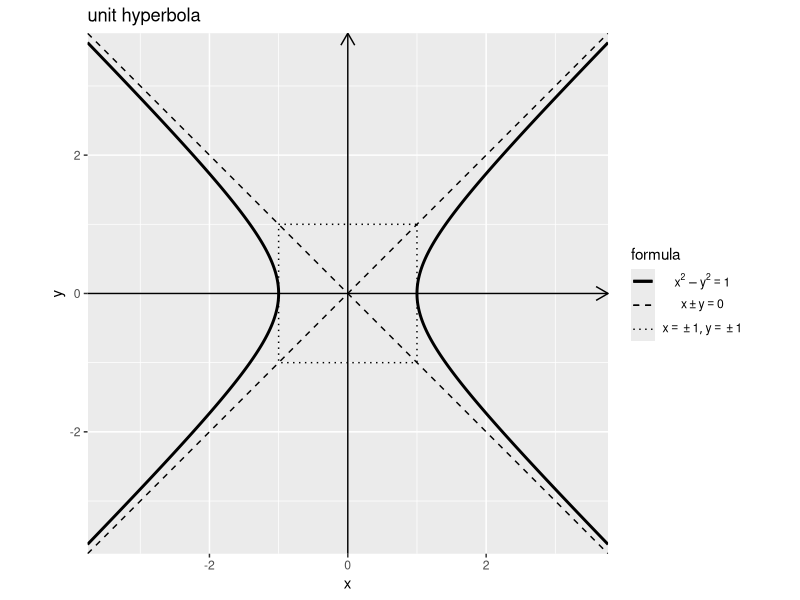
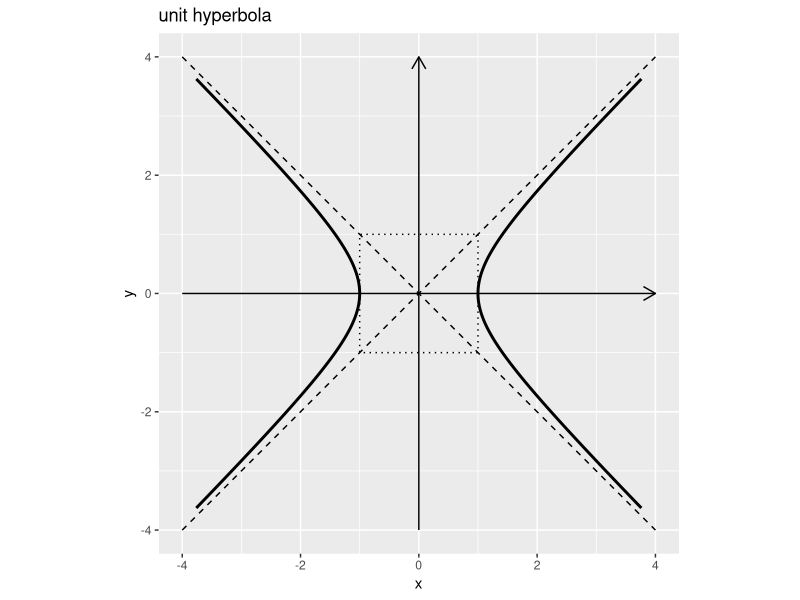
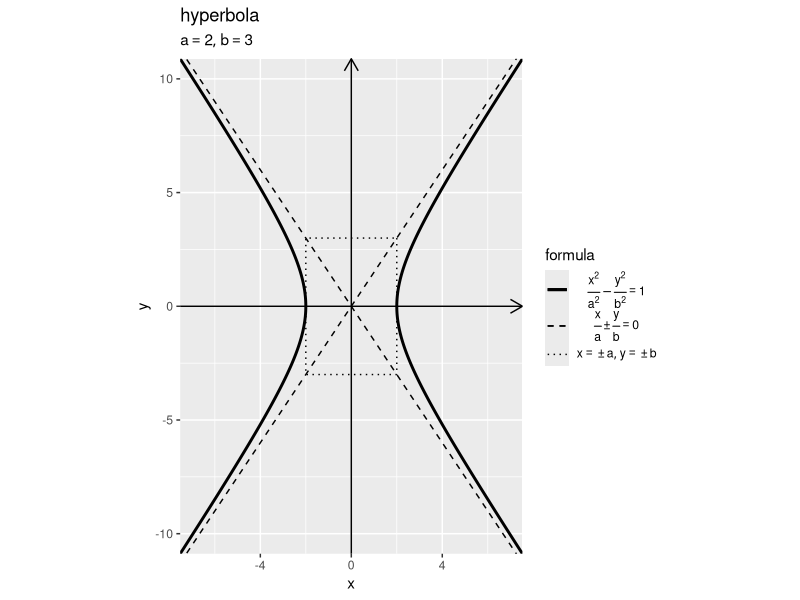

The R source for these figures, in order:
## ---- chunk 1
knitr::opts_chunk$set(
  echo = TRUE, 
  message = FALSE, error = FALSE, warning = FALSE # メッセージを非表示
)
## ---- chunk 2
###資料作成用:(チェック用)

library(ggplot2)
## ---- chunk 3
# 双曲線の描画用
hyperbola_df <- tibble::tibble(
  theta = seq(from = -2, to = 2, by = 0.002), # 範囲を指定
  x = cosh(theta), 
  y = sinh(theta)
)
hyperbola_df
## ---- chunk 4
# 軸の最大値を設定
axis_max <- max(hyperbola_df[["x"]])
axis_max
## ---- chunk 5
# 漸近線の描画用
asymptote_df <- tibble::tibble(
  x = seq(from = -axis_max, to = axis_max, length.out = 100), 
  y = x
)
asymptote_df
## ---- chunk 6
# 正方形グリッドの描画用
square_df <- tibble::tibble(
  x = c(1, 1, -1, -1, 1), 
  y = c(1, -1, -1, 1, 1)
)
square_df
## ---- chunk 7
# 単位双曲線を作図
ggplot() + 
  geom_segment(mapping = aes(x = -axis_max, y = 0, xend = axis_max, yend = 0), 
               arrow = arrow(length = unit(10, units = "pt"))) + # x軸線
  geom_segment(mapping = aes(x = 0, y = -axis_max, xend = 0, yend = axis_max), 
               arrow = arrow(length = unit(10, units = "pt"))) + # y軸線
  geom_path(data = square_df, 
            mapping = aes(x = x, y = y, linetype = "grid")) + # 正方形グリッド
  geom_line(data = asymptote_df, 
            mapping = aes(x = x, y = y, linetype = "asymptote")) + # 漸近線(正の傾き)
  geom_line(data = asymptote_df, 
            mapping = aes(x = x, y = -y, linetype = "asymptote")) + # 漸近線(負の傾き)
  geom_path(data = hyperbola_df, 
            mapping = aes(x = x, y = y, linetype = "hyperbola"), 
            size = 1) + # 双曲線(第1,2象限)
  geom_path(data = hyperbola_df, 
            mapping = aes(x = -x, y = y, linetype = "hyperbola"), 
            size = 1) + # 双曲線(第3,4象限)
  scale_linetype_manual(breaks = c("hyperbola", "asymptote", "grid"), 
                        values = c("solid", "dashed", "dotted"), 
                        labels = c(expression(x^2 - y^2 == 1), 
                                   expression(x %+-% y == 0), 
                                   expression(list(x == {} %+-% 1, y == {} %+-% 1))), 
                        name = "formula") + # 線の種類:(凡例表示用)
  guides(linetype = guide_legend(override.aes = list(size = c(0.5, 0.5, 0.5), 
                                                     linetype = c("solid", "dashed", "dotted")))) + # 凡例の体裁:(凡例表示用)
  theme(legend.text.align = 0.5) + # 凡例の体裁:(凡例表示用)
  coord_fixed(ratio = 1, 
              xlim = c(-axis_max, axis_max), ylim = c(-axis_max, axis_max), expand = FALSE) + # 表示範囲
  labs(title = "unit hyperbola", 
       x = "x", y = "y")
## ---- chunk 8
# 作図用の変数の値を指定
theta_vec <- seq(from = -2, to = 2, by = 0.002)

# 双曲線の描画用
hyperbola_df <- tibble::tibble(
  t = theta_vec, 
  sinh_t = sinh(theta_vec), 
  cosh_t_plus = cosh(theta_vec),  # 第1,2象限
  cosh_t_minus = -cosh(theta_vec) # 第3,4象限
) |> 
  tidyr::pivot_longer(
    cols = c(cosh_t_plus, cosh_t_minus), 
    names_to = "sign", # 符号
    names_prefix = "cosh_t_", 
    values_to = "cosh_t"
  ) # 列をまとめる
hyperbola_df
## ---- chunk 9
# 双曲線の描画用
hyperbola_df <- tibble::tibble(
  t = c(theta_vec, theta_vec), 
  sinh_t = c(sinh(theta_vec), sinh(theta_vec)), 
  cosh_t = c(cosh(theta_vec), -cosh(theta_vec)), 
  sign = rep(c("plus", "minus"), each = length(theta_vec))# 符号
)
hyperbola_df
## ---- chunk 10
# 軸の最大値を設定
axis_max <- hyperbola_df[["cosh_t"]] |> 
  max() |> 
  ceiling()
axis_max
## ---- chunk 11
# 漸近線の描画用
asymptote_df <- tibble::tibble(
  x = seq(from = -axis_max, to = axis_max, length.out = 100), 
  y_plus = x,  # 正の傾き
  y_minus = -x # 負の傾き
) |> 
  tidyr::pivot_longer(
    cols = c(y_plus, y_minus), 
    names_to = "slope", # 符号
    names_prefix = "y_", 
    values_to = "y"
  ) # 列をまとめる
asymptote_df
## ---- chunk 12
# 漸近線の描画用
asymptote_df <- tibble::tibble(
  x = seq(from = -axis_max, to = axis_max, length.out = 100) |> 
    rep(times = 2), 
  y = rep(c(1, -1), each = 100) * x, 
  slope = rep(c("plus", "minus"), each = 100) # 符号
)
asymptote_df
## ---- chunk 13
# 軸線の描画用
axis_df <- tibble::tibble(
  x_from = c(-axis_max, 0), 
  y_from = c(0, -axis_max), 
  x_to = c(axis_max, 0), 
  y_to = c(0, axis_max), 
  axis = c("x", "y") # 軸
)
axis_df
## ---- chunk 14
# 単位双曲線を作図
ggplot() + 
  geom_segment(data = axis_df, 
               mapping = aes(x = x_from, y = y_from, xend = x_to, yend = y_to, group = "axis"), 
               arrow = arrow(length = unit(10, units = "pt"))) + # 軸線
  geom_path(data = square_df, 
            mapping = aes(x = x, y = y), 
            linetype = "dotted") + # 正方形グリッド
  geom_line(data = asymptote_df, 
            mapping = aes(x = x, y = y, group = slope), 
            linetype = "dashed") + # 漸近線
  geom_path(data = hyperbola_df, 
            mapping = aes(x = cosh_t, y = sinh_t, group = sign), 
            size = 1) + # 双曲線
  theme(legend.text.align = 0.5) + # 凡例の体裁:(凡例表示用)
  coord_fixed(ratio = 1, 
              xlim = c(-axis_max, axis_max), ylim = c(-axis_max, axis_max)) + # 表示範囲
  labs(title = "unit hyperbola", 
       x = "x", y = "y")
## ---- chunk 15
# 定数を指定
a <- 2
b <- 3

# 双曲線の描画用
hyperbola_df <- tibble::tibble(
  theta = seq(from = -2, to = 2, by = 0.002), # 範囲を指定
  x = a * cosh(theta), 
  y = b * sinh(theta)
)
hyperbola_df
## ---- chunk 16
# 軸の最大値を設定
x_max <- max(hyperbola_df[["x"]])
y_max <- max(hyperbola_df[["y"]])
x_max; y_max
## ---- chunk 17
# 漸近線の描画用
asymptote_df <- tibble::tibble(
  x = seq(from = -x_max, to = x_max, length.out = 100), 
  y = b * x / a
)
asymptote_df
## ---- chunk 18
# 長方形グリッドの描画用
square_df <- tibble::tibble(
  x = c(a, a, -a, -a, a), 
  y = c(b, -b, -b, b, b)
)
square_df
## ---- chunk 19
# 双曲線を作図
ggplot() + 
  geom_segment(mapping = aes(x = -x_max, y = 0, xend = x_max, yend = 0), 
               arrow = arrow(length = unit(10, units = "pt"))) + # x軸線
  geom_segment(mapping = aes(x = 0, y = -y_max, xend = 0, yend = y_max), 
               arrow = arrow(length = unit(10, units = "pt"))) + # y軸線
  geom_path(data = square_df, 
            mapping = aes(x = x, y = y, linetype = "grid")) + # 長方形グリッド
  geom_line(data = asymptote_df, 
            mapping = aes(x = x, y = y, linetype = "asymptote")) + # 漸近線(正の傾き)
  geom_line(data = asymptote_df, 
            mapping = aes(x = x, y = -y, linetype = "asymptote")) + # 漸近線(負の傾き)
  geom_path(data = hyperbola_df, 
            mapping = aes(x = x, y = y, linetype = "hyperbola"), 
            size = 1) + # 双曲線(第1,2象限)
  geom_path(data = hyperbola_df, 
            mapping = aes(x = -x, y = y, linetype = "hyperbola"), 
            size = 1) + # 双曲線(第3,4象限)
  scale_linetype_manual(breaks = c("hyperbola", "asymptote", "grid"), 
                        values = c("solid", "dashed", "dotted"), 
                        labels = c(expression(frac(x^2, a^2) - frac(y^2, b^2) == 1), 
                                   expression(frac(x, a) %+-% frac(y, b) == 0), 
                                   expression(list(x == {} %+-% a, y == {} %+-% b))), 
                        name = "formula") + # 線の種類:(凡例表示用)
  guides(linetype = guide_legend(override.aes = list(size = c(0.5, 0.5, 0.5), 
                                                     linetype = c("solid", "dashed", "dotted")))) + # 凡例の体裁:(凡例表示用)
  theme(legend.text.align = 0.5) + # 凡例の体裁:(凡例表示用)
  coord_fixed(ratio = 1, 
              xlim = c(-x_max, x_max), ylim = c(-y_max, y_max), expand = FALSE) + # 表示範囲
  labs(title = "hyperbola", 
       subtitle = parse(text = paste0("list(a==", a, ", b==", b, ")")), 
       x = "x", y = "y")
